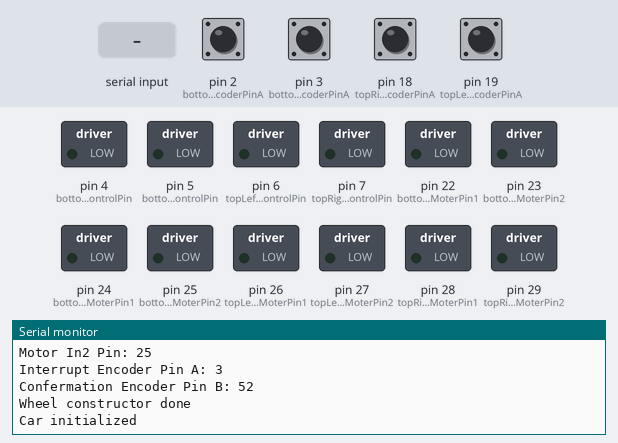
A program run on a simulated Arduino Mega 2560, built with avr-gcc and run on an emulated ATmega2560. On the bench: switched loads named in the program (green lamp = pin HIGH), the last lines printed to the serial monitor. The test bench sets the inputs (shaded band); at power-on: pin 2 (bottomLeftWheelInterruptEncoderPinA), pin 3 (bottomRightWheelInterruptEncoderPinA), pin 18 (topRightWheelInterruptEncoderPinA), pin 19 (topLeftWheelInterruptEncoderPinA) HIGH.

Above: at 3.8 s.
3.9 s: "90,45,200\n" received over the second serial link
At 5.7 s:
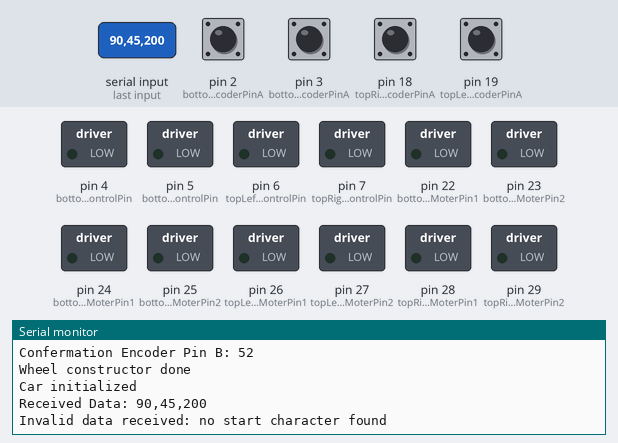
6.5 s: "90,45\n" received over the second serial link
At 8.7 s:
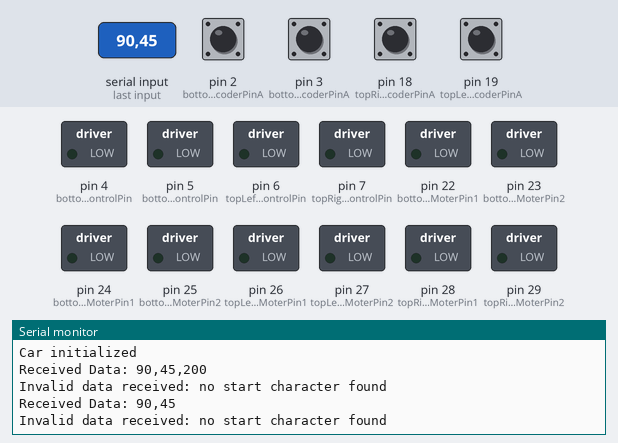
9.0 s: "90,45,200,10\n" received over the second serial link
At 10.8 s:
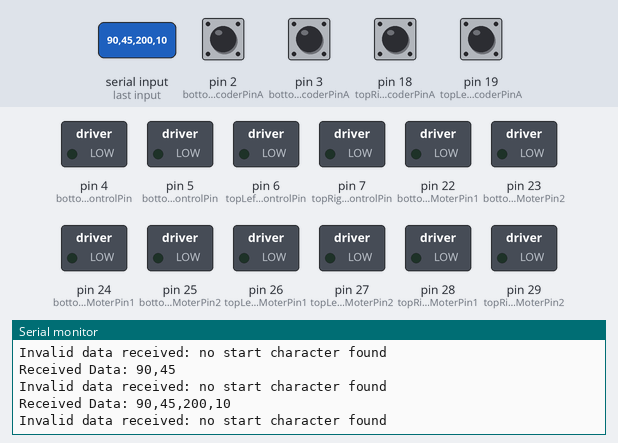
Timing chart, 0 to 12.3 s (numbered marks = the images above; inputs shaded):
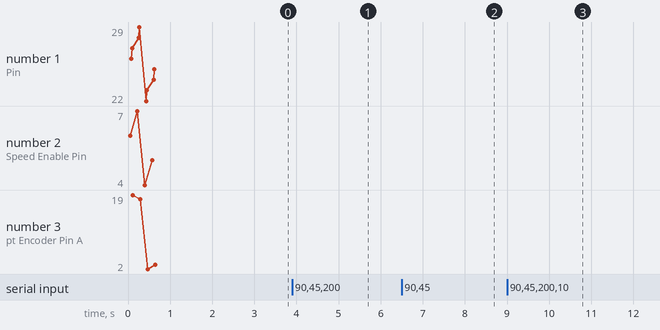

Measured:
- after the input at 3.9 s, the serial monitor: prints a new line after 1.1 s (image 1)
- after the input at 6.5 s, the serial monitor: prints a new line after 1.1 s (image 2)
- after the input at 9.0 s, the serial monitor: prints a new line after 1.1 s (image 3)

The program:

main.cpp
```cpp
#include "Car.h"
#include "Communicator.h"
#include "WheelVelocities.h"

#include <TaskScheduler.h>
#define BAUDRATE 9600

Communicator *doraComunicator;
Car *doraCar;

// TaskScheduler
Scheduler runner;

// Task declarations
void PIDControlTask();
void SerialTask();

Task t1(100, TASK_FOREVER, &PIDControlTask, &runner, true);
Task t2(100, TASK_FOREVER, &SerialTask, &runner, true);

// ISR functions for each wheel
void topLeftWheelISR()
{
    if (doraCar != nullptr && doraCar->GetTopLeftWheel() != nullptr)
    {
        doraCar->GetTopLeftWheel()->HandleEncoderChange();
    }
}

void topRightWheelISR()
{
    if (doraCar != nullptr && doraCar->GetTopRightWheel() != nullptr)
    {
        doraCar->GetTopRightWheel()->HandleEncoderChange();
    }
}

void bottomLeftWheelISR()
{
    if (doraCar != nullptr && doraCar->GetBottomLeftWheel() != nullptr)
    {
        doraCar->GetBottomLeftWheel()->HandleEncoderChange();
    }
}

void bottomRightWheelISR()
{
    if (doraCar != nullptr && doraCar->GetBottomRightWheel() != nullptr)
    {
        doraCar->GetBottomRightWheel()->HandleEncoderChange();
    }
}

// PID Control Task
void PIDControlTask()
{
    WheelVelocities wheelVelocities;

    wheelVelocities.topLeft = 0;
    wheelVelocities.topRight = 0;
    wheelVelocities.bottomLeft = 0;
    wheelVelocities.bottomRight = 0;

    wheelVelocities = doraComunicator->ReceiveValues();

    // Serial.println("TL: " + String(wheelVelocities.topLeft) + ", TR: " + String(wheelVelocities.topRight) + ", BL: " + String(wheelVelocities.bottomLeft) + ", BR: " + String(wheelVelocities.bottomRight));
    // Serial.println(String(wheelVelocities.topLeft) + "wddfxdsd," + String(wheelVelocities.topRight) + "," + String(wheelVelocities.bottomLeft) + "," + String(wheelVelocities.bottomRight));

    doraCar->SetSetpoints(wheelVelocities);
    doraCar->Drive();
}

// Serial Communication Task
void SerialTask()
{
    WheelVelocities encoderData = doraCar->GetEncoders();

    doraComunicator->SendEncoderData(encoderData);
}

void setup()
{
    // Serial.begin(BAUDRATE);
    doraComunicator = new Communicator();
    doraComunicator->init(BAUDRATE);

    doraCar = new Car();
    doraCar->init();

    attachInterrupt(digitalPinToInterrupt(19), topLeftWheelISR, CHANGE);
    attachInterrupt(digitalPinToInterrupt(18), topRightWheelISR, CHANGE);
    attachInterrupt(digitalPinToInterrupt(2), bottomLeftWheelISR, CHANGE);
    attachInterrupt(digitalPinToInterrupt(3), bottomRightWheelISR, CHANGE);

    delay(2000);

    // Start the scheduler
    runner.startNow();
}

void loop()
{
    runner.execute();
}

/*
 void handleEvent()
 {
     switch (currentState)
     {
     case Idle:
         if (carComunicator.getEvent() == carComunicator.KeyUpPressed)
         {
             transitionTo(DrivingForward);
         }
         else if (carComunicator.getEvent() == carComunicator.KeyDownPressed)
         {
             transitionTo(DrivingReverse);
         }
         else if (carComunicator.getEvent() == carComunicator.KeyLeftPressed || carComunicator.getEvent() == carComunicator.KeyRightPressed)
         {
             transitionTo(DrivingSideways);
         }
         break;

     case DrivingForward:
         if (carComunicator.getEvent() == carComunicator.KeysReleased)
         {
             transitionTo(Idle);
         }
         break;

     case DrivingReverse:
         if (carComunicator.getEvent() == carComunicator.KeysReleased)
         {
             transitionTo(Idle);
         }
         break;

     case DrivingSideways:
         if (carComunicator.getEvent() == carComunicator.KeysReleased)
         {
             transitionTo(Idle);
         }
         break;
     }
 }

 void transitionTo(Car::CarState newState)
 {
     switch (newState)
     {
     case Idle:
         car.StopCar();
         break;

     case DrivingForward:
         car.ForwardDrive();
         break;

     case DrivingReverse:
         car.ReverseDrive();
         break;

     case DrivingSideways:
         car.SidewaysDrive();
         break;
     }
     currentState = newState;
 }*/
```

Car.cpp
```cpp
#include "Car.h"

Car::Car()
    : topLeftWheel(nullptr), topRightWheel(nullptr), bottomLeftWheel(nullptr), bottomRightWheel(nullptr)
{
}

void Car::init()
{
    topLeftWheel = new Wheel(topLeftWheelSpeedControlPin, topLeftWheelMoterPin1, topLeftWheelMoterPin2,
                             topLeftWheelInterruptEncoderPinA, topLeftWheelConfermationEncoderPinB,
                             topLeftWheelKp, topLeftWheelKi, topLeftWheelKd);
    topRightWheel = new Wheel(topRightWheelSpeedControlPin, topRightWheelMoterPin1, topRightWheelMoterPin2,
                              topRightWheelInterruptEncoderPinA, topRightWheelConfermationEncoderPinB,
                              topRightWheelKp, topRightWheelKi, topRightWheelKd);
    bottomLeftWheel = new Wheel(bottomLeftWheelSpeedControlPin, bottomLeftWheelMoterPin1, bottomLeftWheelMoterPin2,
                                bottomLeftWheelInterruptEncoderPinA, bottomLeftWheelConfermationEncoderPinB,
                                bottomLeftWheelKp, bottomLeftWheelKi, bottomLeftWheelKd);
    bottomRightWheel = new Wheel(bottomRightWheelSpeedControlPin, bottomRightWheelMoterPin1, bottomRightWheelMoterPin2,
                                 bottomRightWheelInterruptEncoderPinA, bottomRightWheelConfermationEncoderPinB,
                                 bottomRightWheelKp, bottomRightWheelKi, bottomRightWheelKd);

    Serial.println("Car initialized");
}

void Car::Drive()
{
    // Serial.println("Driving...");
    calculateCurrentSpeed();
    PIDscompute();
    topLeftWheel->SetServo();
    topRightWheel->SetServo();
    bottomLeftWheel->SetServo();
    bottomRightWheel->SetServo();
    // Serial.println("Driving done.");
}

void Car::calculateCurrentSpeed()
{
    topLeftWheel->CalculateCurrentSpeed();
    topRightWheel->CalculateCurrentSpeed();
    bottomLeftWheel->CalculateCurrentSpeed();
    bottomRightWheel->CalculateCurrentSpeed();
}

void Car::PIDscompute()
{
    topLeftWheel->GetPID()->Compute();
    topRightWheel->GetPID()->Compute();
    bottomLeftWheel->GetPID()->Compute();
    bottomRightWheel->GetPID()->Compute();
}

void Car::SetSetpoints(const WheelVelocities &wheelVelocities)
{
    topLeftWheel->SetSetpoint(wheelVelocities.topLeft);
    topRightWheel->SetSetpoint(wheelVelocities.topRight);
    bottomLeftWheel->SetSetpoint(wheelVelocities.bottomLeft);
    bottomRightWheel->SetSetpoint(wheelVelocities.bottomRight);
}

WheelVelocities Car::GetEncoders()
{
    WheelVelocities encoders;
    encoders.topLeft = topLeftWheel->GetEncoderPosition();
    encoders.topRight = topRightWheel->GetEncoderPosition();
    encoders.bottomLeft = bottomLeftWheel->GetEncoderPosition();
    encoders.bottomRight = bottomRightWheel->GetEncoderPosition();

    return encoders;
}

Wheel *Car::GetTopLeftWheel()
{
    return topLeftWheel;
}

Wheel *Car::GetTopRightWheel()
{
    return topRightWheel;
}

Wheel *Car::GetBottomLeftWheel()
{
    return bottomLeftWheel;
}

Wheel *Car::GetBottomRightWheel()
{
    return bottomRightWheel;
}

#pragma region CarMethodsToImplement
// TODO: Method to drive the car forward
void Car::ForwardDrive()
{
}

// TODO: Implement the ReverseDrive method
void Car::ReverseDrive()
{
}

// TODO: Implement the TurnLeft method
void Car::TurnLeft()
{
}

// TODO: Implement the TurnRight method
void Car::TurnRight()
{
}

// TODO: Implement the Stop method
void Car::Stop()
{
}
#pragma endregion

Car::~Car()
{
}
```

Car.h
```cpp
#ifndef CAR_H
#define CAR_H

#include "Wheel.h"
#include "WheelVelocities.h"

/**
 * @class Car
 * @brief Represents a car with multiple wheels and various driving functionalities.
 *
 * This class provides functionalities to control a car with four wheels, including
 * setting setpoints for each wheel, driving in different directions, and reading encoder values.
 */
class Car
{
public:
    /**
     * @brief Constructs a Car object.
     */
    Car();

    /**
     * @brief Initializes the Car object.
     */
    void init();

    /**
     * @brief Destructs the Car object.
     */
    ~Car();

    /**
     * @brief Drives the car based on the setpoints.
     */
    void Drive();

    /**
     * @brief Sets the setpoints for the wheel velocities.
     *
     * This function updates the setpoints for the wheel velocities of the car.
     *
     * @param wheelVelocities A reference to a WheelVelocities object containing
     *                        the desired velocities for each wheel.
     */
    void SetSetpoints(const WheelVelocities &wheelVelocities);

    /**
     * @brief Gets the top left wheel.
     *
     * @return A pointer to the top left wheel.
     */
    Wheel *GetTopLeftWheel();

    /**
     * @brief Gets the top right wheel.
     *
     * @return A pointer to the top right wheel.
     */
    Wheel *GetTopRightWheel();

    /**
     * @brief Gets the bottom left wheel.
     *
     * @return A pointer to the bottom left wheel.
     */
    Wheel *GetBottomLeftWheel();

    /**
     * @brief Gets the bottom right wheel.
     *
     * @return A pointer to the bottom right wheel.
     */
    Wheel *GetBottomRightWheel();

    /**
     * @brief Gets the encoder values for all four wheels.
     *
     * @return A WheelVelocities struct containing the encoder values.
     */
    WheelVelocities GetEncoders();

    // TODO: Add methods for driving directions

    /**
     * @brief Drives the car forward.
     */
    void ForwardDrive();

    /**
     * @brief Drives the car in reverse.
     */
    void ReverseDrive();

    /**
     * @brief Turns the car left.
     */
    void TurnLeft();

    /**
     * @brief Turns the car right.
     */
    void TurnRight();

    /**
     * @brief Drives the car diagonally.
     */
    void DiagonalDrive();

    /**
     * @brief Stops the car.
     */
    void Stop();

    // TODO
    /**
     * @enum CarState
     * @brief Represents the state of the car.
     */
    enum CarState
    {
        STATIONARY,       ///< The car is stationary.
        DRIVING_FORWARD,  ///< The car is driving forward.
        REVERSE_DRIVING,  ///< The car is driving in reverse.
        SIDEWAYS_DRIVING, ///< The car is driving sideways.
        DIAGONAL_DRIVING  ///< The car is driving diagonally.
    };

private:
    Wheel *topLeftWheel;     ///< Pointer to the top left wheel.
    Wheel *topRightWheel;    ///< Pointer to the top right wheel.
    Wheel *bottomLeftWheel;  ///< Pointer to the bottom left wheel.
    Wheel *bottomRightWheel; ///< Pointer to the bottom right wheel.
    WheelVelocities wheelVelocities;

    static constexpr int topLeftWheelSpeedControlPin = 6;          ///< Speed control pin for the top left wheel.
    static constexpr int topLeftWheelMoterPin1 = 26;               ///< Motor control pin 1 for the top left wheel.
    static constexpr int topLeftWheelMoterPin2 = 27;               ///< Motor control pin 2 for the top left wheel.
    static constexpr int topLeftWheelInterruptEncoderPinA = 19;    ///< Encoder pin A for the top left wheel.
    static constexpr int topLeftWheelConfermationEncoderPinB = 50; ///< Encoder pin B for the top left wheel.
    static constexpr double topLeftWheelKp = 1.0;                  ///< Proportional gain for the top left wheel's PID controller.
    static constexpr double topLeftWheelKi = 0.0;                  ///< Integral gain for the top left wheel's PID controller.
    static constexpr double topLeftWheelKd = 0.0;                  ///< Derivative gain for the top left wheel's PID controller.

    static constexpr int topRightWheelSpeedControlPin = 7;          ///< Speed control pin for the top right wheel.
    static constexpr int topRightWheelMoterPin1 = 28;               ///< Motor control pin 1 for the top right wheel.
    static constexpr int topRightWheelMoterPin2 = 29;               ///< Motor control pin 2 for the top right wheel.
    static constexpr int topRightWheelInterruptEncoderPinA = 18;    ///< Encoder pin A for the top right wheel.
    static constexpr int topRightWheelConfermationEncoderPinB = 51; ///< Encoder pin B for the top right wheel.
    static constexpr double topRightWheelKp = 1.0;                  ///< Proportional gain for the top right wheel's PID controller.
    static constexpr double topRightWheelKi = 0.0;                  ///< Integral gain for the top right wheel's PID controller.
    static constexpr double topRightWheelKd = 0.0;                  ///< Derivative gain for the top right wheel's PID controller.

    static constexpr int bottomLeftWheelSpeedControlPin = 4;          ///< Speed control pin for the bottom left wheel.
    static constexpr int bottomLeftWheelMoterPin1 = 22;               ///< Motor control pin 1 for the bottom left wheel.
    static constexpr int bottomLeftWheelMoterPin2 = 23;               ///< Motor control pin 2 for the bottom left wheel.
    static constexpr int bottomLeftWheelInterruptEncoderPinA = 2;     ///< Encoder pin A for the bottom left wheel.
    static constexpr int bottomLeftWheelConfermationEncoderPinB = 53; ///< Encoder pin B for the bottom left wheel.
    static constexpr double bottomLeftWheelKp = 1.0;                  ///< Proportional gain for the bottom left wheel's PID controller.
    static constexpr double bottomLeftWheelKi = 0.0;                  ///< Integral gain for the bottom left wheel's PID controller.
    static constexpr double bottomLeftWheelKd = 0.0;                  ///< Derivative gain for the bottom left wheel's PID controller.

    static constexpr int bottomRightWheelSpeedControlPin = 5;          ///< Speed control pin for the bottom right wheel.
    static constexpr int bottomRightWheelMoterPin1 = 24;               ///< Motor control pin 1 for the bottom right wheel.
    static constexpr int bottomRightWheelMoterPin2 = 25;               ///< Motor control pin 2 for the bottom right wheel.
    static constexpr int bottomRightWheelInterruptEncoderPinA = 3;     ///< Encoder pin A for the bottom right wheel.
    static constexpr int bottomRightWheelConfermationEncoderPinB = 52; ///< Encoder pin B for the bottom right wheel.
    static constexpr double bottomRightWheelKp = 1.0;                  ///< Proportional gain for the bottom right wheel's PID controller.
    static constexpr double bottomRightWheelKi = 0.0;                  ///< Integral gain for the bottom right wheel's PID controller.
    static constexpr double bottomRightWheelKd = 0.0;                  ///< Derivative gain for the bottom right wheel's PID controller.
    /**
     * @brief Calculates the current speed of the car.
     */
    void calculateCurrentSpeed();

    /**
     * @brief Computes the PID values for all wheels.
     */
    void PIDscompute();
};

#endif // CAR_H
```

Communicator.h
```cpp
#ifndef COMUNICATOR_H
#define COMUNICATOR_H

#include <Arduino.h>
#include "WheelVelocities.h"

/**
 * @class Communicator
 * @brief Handles communication for sending and receiving data.
 *
 * This class provides functionalities to initialize communication, send data,
 * and receive data, specifically for wheel velocities.
 */
class Communicator
{
public:
    /**
     * @brief Constructs a Communicator object.
     */
    Communicator();

    /**
     * @brief Initializes the communication with the specified baud rate.
     *
     * @param baudRate The baud rate for communication.
     */
    void init(int baudRate);

    /**
     * @brief Sends a string of data.
     *
     * @param data The data to send.
     */
    void SendData(const String &data);

    /**
     * @brief Sends the encoder data for all four wheels.
     *
     * @param data The wheel velocities to send.
     */
    void SendEncoderData(WheelVelocities data);

    /**
     * @brief Receives the wheel velocities from incoming data.
     *
     * @return The received wheel velocities.
     */
    WheelVelocities ReceiveValues();

private:
    const char startSendingCharacter = '{';
    const char endSendingCharacter = '}';

    const char startReceivingCharacter = '[';
    const char endReceivingCharacter = ']';

    /**
     * @brief Parses a message to extract wheel velocities.
     *
     * @param data The data string to parse.
     * @return The parsed wheel velocities.
     */
    WheelVelocities parseMessage(const char *data);

    /**
     * @brief Calculates a simple checksum for a given data string.
     *
     * @param data The data string to calculate the checksum for.
     * @return The calculated checksum.
     */
    int calculateChecksum(const String &data);

    void clearSerialBuffers();

    WheelVelocities wheelVelocities;
};

#endif // COMUNICATOR_H
```

WheelVelocities.h
```cpp
#ifndef WHEELVELOCITIES_H
#define WHEELVELOCITIES_H

class WheelVelocities {
public:
    // Public member variables for wheel velocities
    volatile long topLeft;
    volatile long topRight;
    volatile long bottomLeft;
    volatile long bottomRight;

    // Default constructor
    WheelVelocities()
        : topLeft(0), topRight(0), bottomLeft(0), bottomRight(0) {}

    // Parameterized constructor
    WheelVelocities(volatile long tl, volatile long tr, volatile long bl, volatile long br)
        : topLeft(tl), topRight(tr), bottomLeft(bl), bottomRight(br) {}

    // Copy constructor
    WheelVelocities(const WheelVelocities& other)
        : topLeft(other.topLeft), topRight(other.topRight), bottomLeft(other.bottomLeft), bottomRight(other.bottomRight) {}

    // Assignment operator
    WheelVelocities& operator=(const WheelVelocities& other) {
        if (this != &other) {
            topLeft = other.topLeft;
            topRight = other.topRight;
            bottomLeft = other.bottomLeft;
            bottomRight = other.bottomRight;
        }
        return *this;
    }

    // Destructor
    ~WheelVelocities() {}
};

#endif // WHEELVELOCITIES_H
```

Source omitted: Communicator.cpp (4523 bytes), Wheel.cpp (5018 bytes), Wheel.h (2799 bytes)
